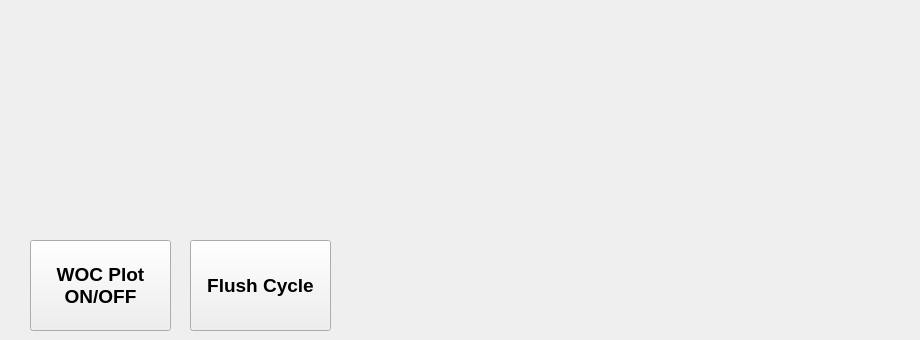
    <widget class="QWidget" name="WOC">
     <attribute name="title">
      <string>WOC</string>
     </attribute>
     <widget class="QCustomPlot" name="plot_TLA" native="true">
      <property name="geometry">
       <rect>
        <x>20</x>
        <y>10</y>
        <width>441</width>
        <height>191</height>
       </rect>
      </property>
     </widget>
     <widget class="QCustomPlot" name="plot_optimized_control" native="true">
      <property name="geometry">
       <rect>
        <x>470</x>
        <y>10</y>
        <width>441</width>
        <height>191</height>
       </rect>
      </property>
     </widget>
     <widget class="QPushButton" name="button_plot_on_woc">
      <property name="geometry">
       <rect>
        <x>30</x>
        <y>240</y>
        <width>141</width>
        <height>91</height>
       </rect>
      </property>
      <property name="font">
       <font>
        <pointsize>14</pointsize>
        <bold>true</bold>
       </font>
      </property>
      <property name="text">
       <string>WOC Plot 
ON/OFF</string>
      </property>
     </widget>
     <widget class="QPushButton" name="button_flush">
      <property name="geometry">
       <rect>
        <x>190</x>
        <y>240</y>
        <width>141</width>
        <height>91</height>
       </rect>
      </property>
      <property name="font">
       <font>
        <pointsize>14</pointsize>
        <bold>true</bold>
       </font>
      </property>
      <property name="text">
       <string>Flush Cycle</string>
      </property>
     </widget>
    </widget>
